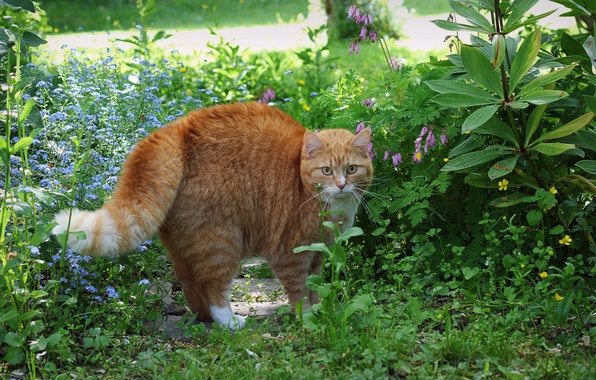
#> input picture disassemble_rgb/cat.jpg, 596 x 380 px
$ python one.py
#> lines starting #> are read from the running program, lines starting #| are printed output that depends on the picture

import cv2
import numpy as np


import math
def rgbToVec(bgr):

	# https://en.wikipedia.org/wiki/Spherical_coordinate_system
	# we convert the rgb coordinates like and xyz сartesian to spherical coordinate system where the value component will be L, and color component - teta and phi angle

	x,y,z=bgr
	## add little number to avoid division by 0
	x+=1
	y+=1
	z+=1

	# get the value component
	l = (x**2+y**2+z**2)**0.5
	teta = math.acos(z/l)
	phi =  math.atan(y/x)

	gray = l # get the value component

	l=255.0 # set all pixels of gray by 255 to see just the color component with this value
	x = l*math.cos(phi)*math.sin(teta)
	y = l*math.sin(phi)*math.sin(teta)
	z = l*math.cos(teta)
	bgr = x,y,z # get the color component


	return bgr, int(gray/2)

def pixToVec():
	img = cv2.imread("cat.jpg")
#> img is the input picture: shape (380, 596, 3); mean B, G, R 69.2, 112.2, 89.9
	img = cv2.resize(img, (500,300), interpolation = cv2.INTER_AREA)
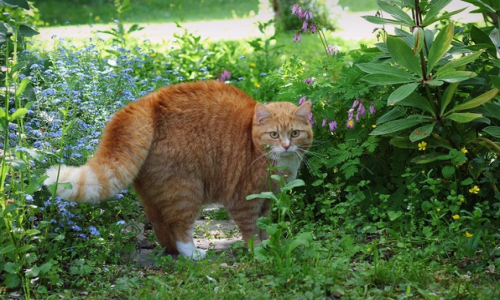
#> img: shape (300, 500, 3); mean B, G, R 69.2, 112.2, 89.9
	cv2.imwrite("./orig.jpg",img)
	#gray = cv2.imread("123.jpg",0)
	#gray = gray*0+100
	h,w,c = img.shape
#> h = 300; w = 500; c = 3

	gray = np.zeros((h,w,1),  np.uint8)

	cv2.imshow("orig",img)

	for hh in range(h):
		for ww in range(w):
			bgr          = img[hh,ww]
			bgr,g	     = rgbToVec(bgr)
			img[hh,ww]   = bgr
			gray[hh,ww]  = g
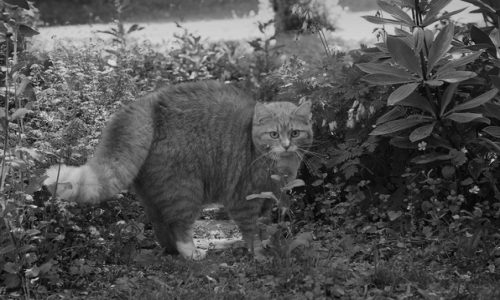
#> gray: shape (300, 500, 1); min 2, max 217, mean 81.7
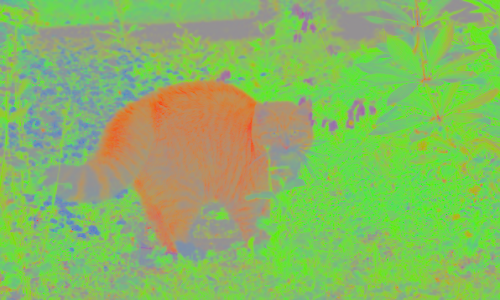
#> img: shape (300, 500, 3); mean B, G, R 98.8, 183.1, 136.5

	cv2.imshow("rgb",img)
	cv2.imshow("gray",gray)

	cv2.imwrite("./rgb.jpg",img)
	cv2.imwrite("./gray.jpg",gray)

	cv2.waitKey(0)

def hsv():
	img = cv2.imread("cat.jpg")
	img = cv2.resize(img, (500,300), interpolation = cv2.INTER_AREA)

	hsv = cv2.cvtColor(img, cv2.COLOR_BGR2HSV)  # hue, saturation, value
#> hsv: shape (300, 500, 3); mean H, S, V 48.8, 123.6, 117.8

	### you can look on the hsv components separately
	v = hsv[:,:,2]
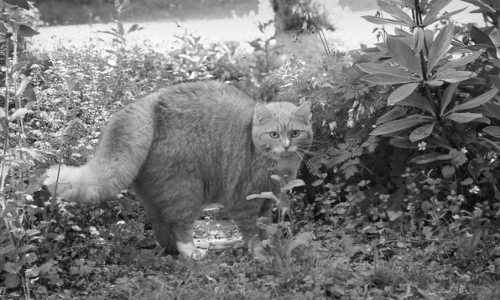
#> v: shape (300, 500); min 4, max 255, mean 117.8
	s = hsv[:,:,1]
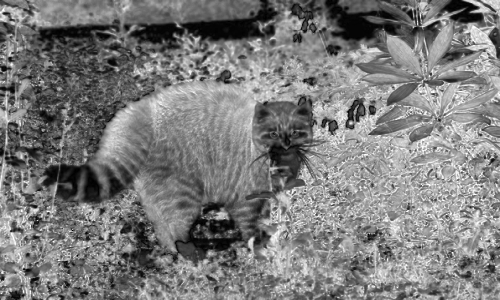
#> s: shape (300, 500); min 0, max 255, mean 123.6
	h = hsv[:,:,0]
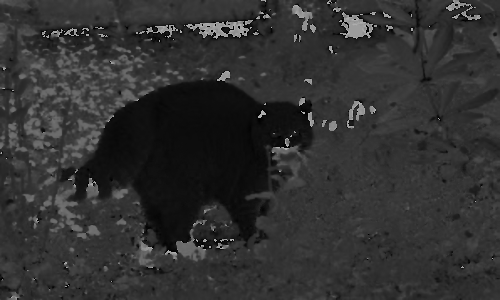
#> h: shape (300, 500); min 0, max 179, mean 48.8
	## the gray part of image (Value)
	cv2.imshow("value(gray)",v)
	cv2.imshow("saturation", s)
	#cv2.imshow("hue", h) # gue in gray scale

	## set all pixels of gray by 255 to see just the color component with this value
	hsv[:,:,2] = hsv[:,:,2]*0+255
#> hsv: shape (300, 500, 3); mean H, S, V 48.8, 123.6, 255
	#hsv[:,:,1] = hsv[:,:,1]*0+255  # set saturation to one value

	bgr = cv2.cvtColor(hsv, cv2.COLOR_HSV2BGR)
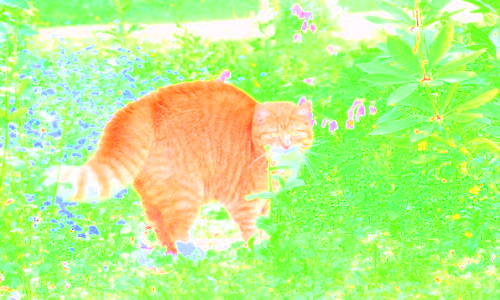
#> bgr: shape (300, 500, 3); mean B, G, R 135.3, 243.1, 184.1
	cv2.imshow("img_hsv",bgr)
	cv2.waitKey(0)

pixToVec()
hsv()

$ run again, with disassemble_rgb/hue_sat.jpg copied over disassemble_rgb/cat.jpg
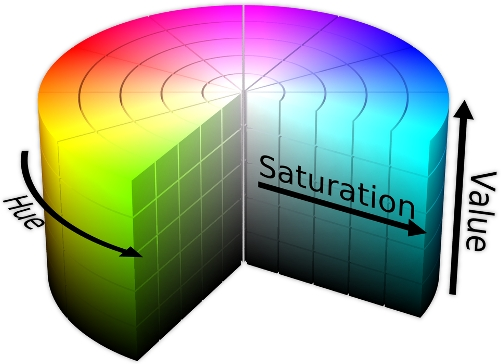
#> input picture disassemble_rgb/hue_sat.jpg, 501 x 364 px
#> in pixToVec, img is the input picture: shape (364, 501, 3); mean B, G, R 164, 175.6, 166.9
#> after the loop in pixToVec, `for hh in range(h):`:
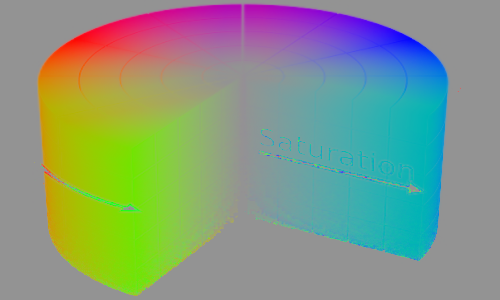
#> img: shape (300, 500, 3); mean B, G, R 130, 152.3, 133
#> in hsv, `bgr = cv2.cvtColor(hsv, cv2.COLOR_HSV2BGR)`:
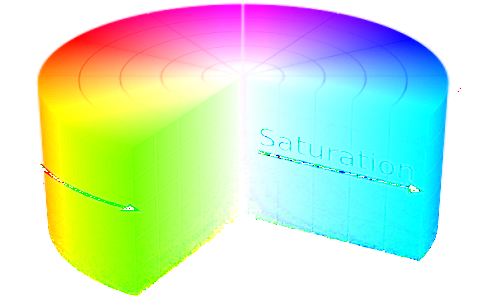
#> bgr: shape (300, 500, 3); mean B, G, R 201.2, 230.5, 202

$ run again, with disassemble_rgb/rgbToHSV.jpg copied over disassemble_rgb/cat.jpg
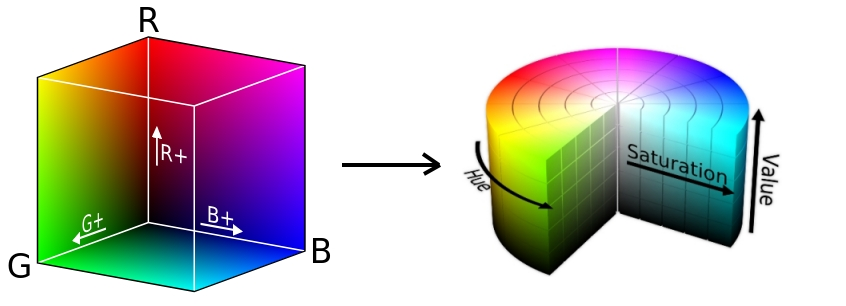
#> input picture disassemble_rgb/rgbToHSV.jpg, 846 x 306 px
#> in pixToVec, img is the input picture: shape (306, 846, 3); mean B, G, R 188.9, 188.2, 195
#> after the loop in pixToVec, `for hh in range(h):`:
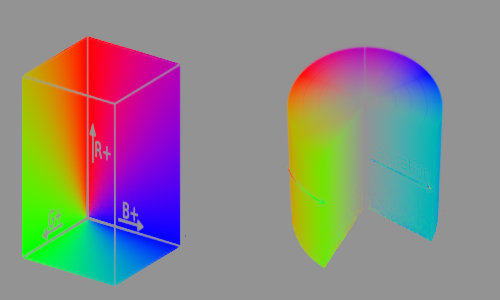
#> img: shape (300, 500, 3); mean B, G, R 133.9, 135.5, 141.5
#> in hsv, `bgr = cv2.cvtColor(hsv, cv2.COLOR_HSV2BGR)`:
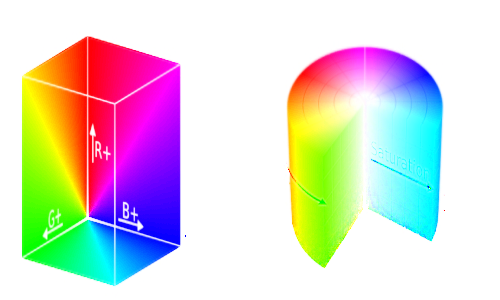
#> bgr: shape (300, 500, 3); mean B, G, R 211.2, 213.9, 219.4
